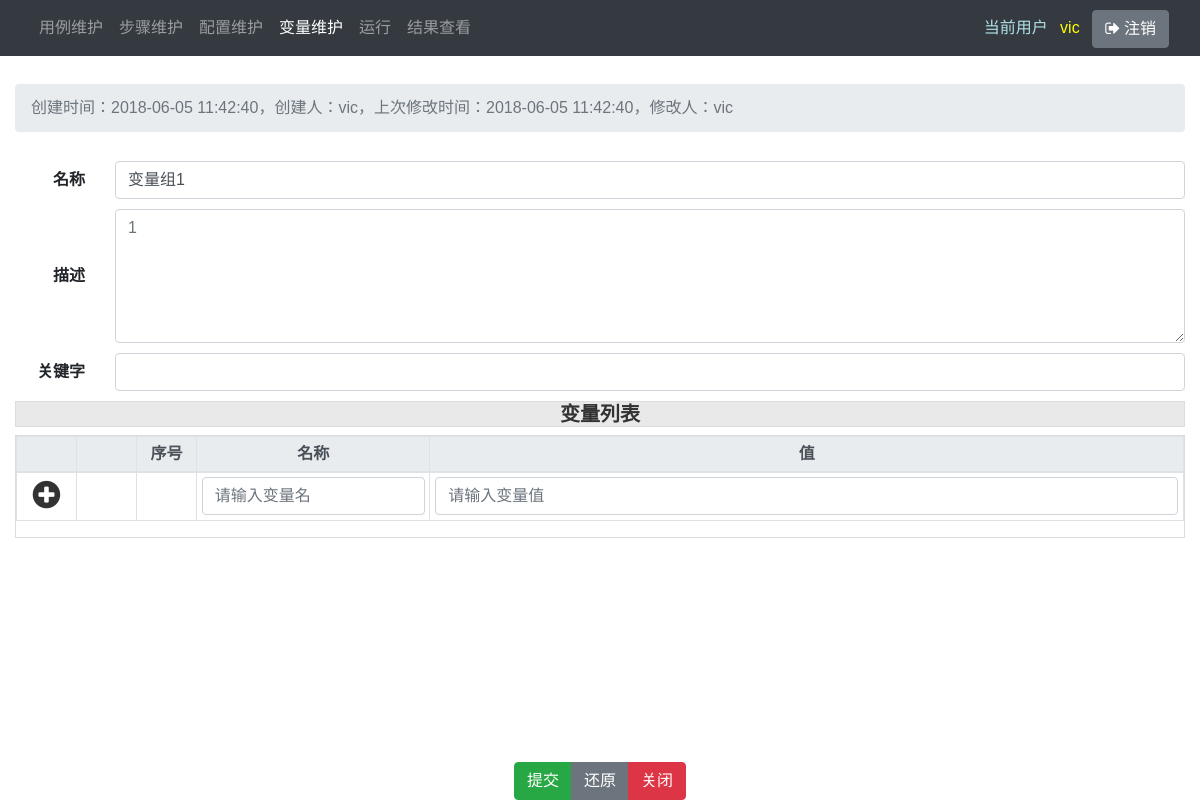
Before: /variable_group/1/ (signed in) with the older database file.
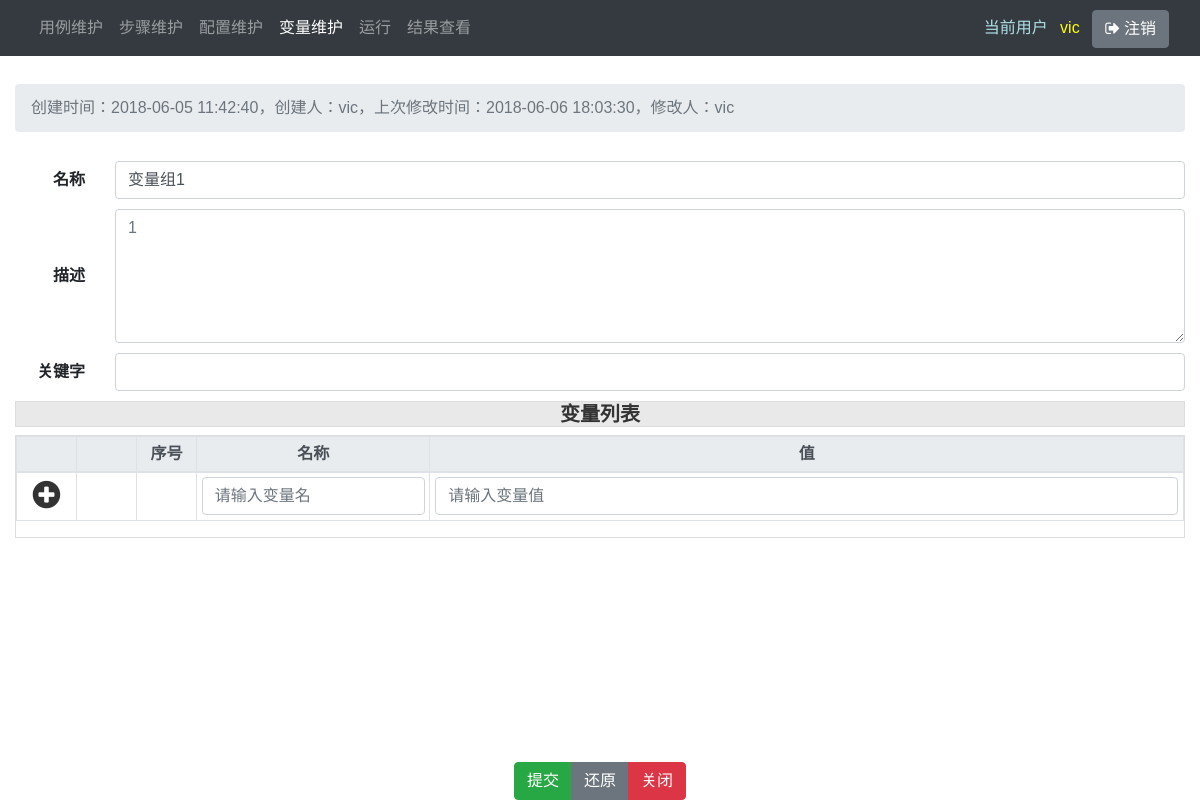
After: the same page with the newer database file.
### main/models.py (models this page shows, shortened)
class VariableGroup(models.Model):
    name = models.CharField(max_length=100)
    description = models.TextField(blank=True)
    keyword = models.CharField(max_length=100, blank=True, default='')
    creator = models.ForeignKey(User, verbose_name='创建人', related_name='variable_group_creator', on_delete=models.DO_NOTHING)
    created_date = models.DateTimeField('创建时间', auto_now_add=True, null=True)
    modifier = models.ForeignKey(User, verbose_name='修改人', related_name='variable_group_modifier', on_delete=models.DO_NOTHING)
    modified_date = models.DateTimeField('修改时间', auto_now=True, null=True)
    is_active = models.BooleanField(default=True)

### main/variable/views.py (the view, shortened to what this page needs)
# urls.py: path('variable_group/<int:pk>/', variable_views.variable_group, name='variable_group'),
@login_required
def variable_group(request, pk):
    try:
        obj = VariableGroup.objects.select_related('creator', 'modifier').get(pk=pk)
    except VariableGroup.DoesNotExist:
        raise Http404('Step does not exist')
    if request.method == 'GET':
        form = VariableGroupForm(instance=obj)
        if request.GET.get('success', '') == '1' and request.META.get('HTTP_REFERER'):
            is_success = True
        return render(request, 'main/variable/detail.html', locals())
    is_success = False
    print(form.errors)
    return render(request, 'main/variable/detail.html', locals())

### main/forms.py
class VariableGroupForm(forms.ModelForm):
    creator = forms.ModelChoiceField(queryset=User.objects, required=False, validators=[])
    modifier = forms.ModelChoiceField(queryset=User.objects, required=False, validators=[])
    is_active = forms.CharField(required=False)
    class Meta:
        model = VariableGroup
        fields = '__all__'
        widgets = {
        }

### main/templates/main/variable/detail.html (shortened to what this page needs)
{% extends 'main/detail_base.html' %}
{% load widget_tweaks %}
{% block detail_header %}
    <ol class="breadcrumb my-4">
        <li class="breadcrumb-item active">
        {% if form.initial %}
            创建时间：{{ obj.created_date }}，创建人：{{ obj.creator }}，上次修改时间：{{ obj.modified_date }}，修改人：{{ obj.modifier }}
        {% else %}
            添加一个变量组
        {% endif %}
        </li>
    </ol>
{% endblock %}
{% block detail_form %}
    <form method="post" id="object_form" novalidate>
        <div class="row align-items-center">
            <div class="col-1 text-right font-weight-bold">名称</div>
            <div class="col" form_data>
                {% include 'main/include/form_input.html' with field=form.name placeholder='' %}
            </div>
        </div>
        <div class="row align-items-center">
            <div class="col-1 text-right font-weight-bold">描述</div>
            <div class="col" form_data>
                {% include 'main/include/form_textarea.html' with field=form.description placeholder='1' rows='5' %}
            </div>
        </div>
        <div class="row align-items-center">
            <div class="col-1 text-right font-weight-bold">关键字</div>
            <div class="col" form_data>
                {% include 'main/include/form_input.html' with field=form.keyword placeholder='' %}
            </div>
        </div>
        <div class="text-center fixed-bottom" >
            <div class="btn-group">
                <td><input type="submit" value="提交" class="btn btn-success"></td>
                <td><input type="reset" value="还原" class="btn btn-secondary"></td>
                <td><input type="button" value="关闭" onclick="window.close();" class="btn btn-danger"></td>
            </div>
        </div>
    </form>
{% endblock %}
{% block detail_inner_list %}
    <div id='variable' class="row">
        <div class="col text-center">
            <h5 class="ui-widget-header">变量列表</h5>
            <div class="ui-widget-content">
                <table class="table table-sm table-bordered" style="width: 100%">
                    <colgroup>
                        <col style='width: 60px;'>
                        <col style='width: 60px;'>
                        <col style='width: 60px;'>
                        <col style='width: 20%;'>
                        <col>
                    </colgroup>
                    <thead class="thead-light"><tr><th></th><th></th><th>序号</th><th>名称</th><th>值</th></tr></thead>
                    <tbody class="text-left">
                        <tr id="new_helper">
                            <td class="text-center vertical-middle" col_move><i class="icon-plus-sign icon-2x"></i></td>
                            <td class="text-center vertical-middle" col_del></td>
                            <td class="text-center vertical-middle" col_index></td>
                            <td col_name><input placeholder="请输入变量名" class="form-control"></td>
                            <td col_value><input placeholder="请输入变量值" class="form-control"></td>
                        </tr>
                    </tbody>
                </table>
            </div>
        </div>
    </div>
{% endblock %}

### main/templates/main/include/form_input.html
{% load widget_tweaks %}
{% if field.errors %}
    {% render_field field class="form-control is-invalid" placeholder=placeholde %}
    {% for error in field.errors %}
        <div class="invalid-feedback">{{ error }}</div>
    {% endfor %}
{% else %}
    {% render_field field class="form-control" placeholder=placeholder %}
{% endif %}

### main/templates/main/include/form_textarea.html
{% load widget_tweaks %}
{% if field.errors %}
    {% render_field field class="form-control is-invalid" placeholder=placeholder rows=rows%}
    {% for error in field.errors %}
        <div class="invalid-feedback">{{ error }}</div>
    {% endfor %}
{% else %}
    {% render_field field class="form-control" placeholder=placeholder rows=rows%}
{% endif %}

Changed rows visible on the page:
changed VariableGroup "变量组1": modified_date "2018-06-05 11:42:40" → "2018-06-06 18:03:30"
